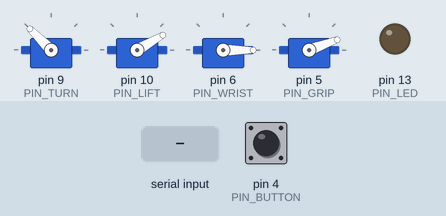
This sketch was run on a simulated Arduino Uno, built with avr-gcc and run on an emulated ATmega328P. Shown: 4 × servo, output pins drawn as LEDs (lit = HIGH). Dashed ring = blinking. Inputs (shaded band) come from the test bench; at power-on: pin 4 (PIN_BUTTON) HIGH. What the sketch prints to the serial monitor is not drawn.

Above: at 2.3 s.
2.4 s: pin 4 (PIN_BUTTON) pulled LOW for 0.15 s
At 4.5 s:
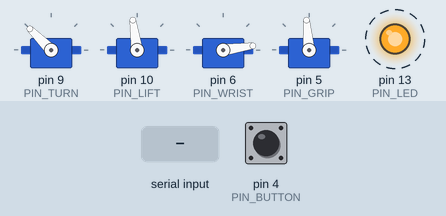
5.4 s: "x90\n" received over Serial
At 6.3 s:
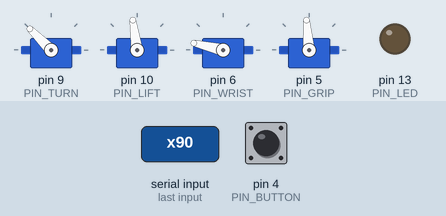
6.9 s: "h90\n" received over Serial
At 8.63 s:
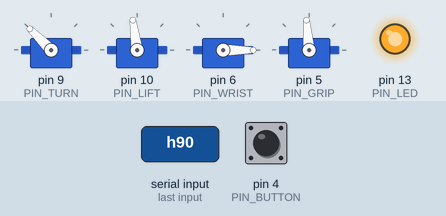
9.9 s: "c90\n" received over Serial
At 10.8 s:
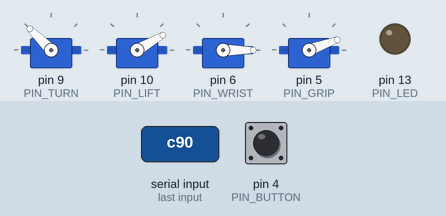
11.6 s: pin 4 (PIN_BUTTON) pulled LOW for 1 s
At 12.68 s:
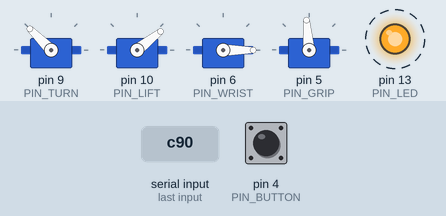
15.6 s: "-\n" received over Serial
Timing chart, 0 to 19.6 s (numbered marks = the images above; inputs shaded):
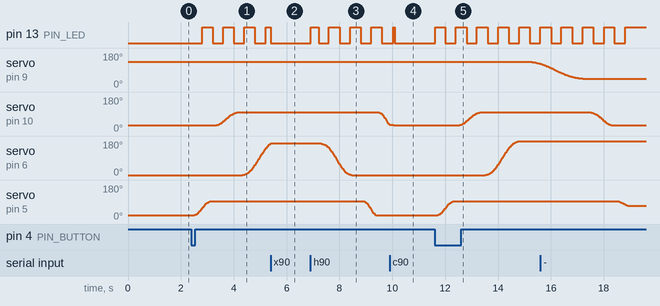

Measured:
- after the input at 2.4 s, pin 13 (PIN_LED): alternates HIGH for 0.39 s and LOW for 0.41 s, starting after 0.41 s; servo on pin 10 (PIN_LIFT): moves from 30° to 98° over 0.81 s, starting after 0.91 s
- after the input at 5.4 s, servo on pin 9 (PIN_TURN): stays 135° (without the input it goes to 134° after 0.55 s); servo on pin 6 (PIN_WRIST): stays 167° (without the input it goes to 169° after 0.02 s)
- after the input at 6.9 s, pin 13 (PIN_LED): LOW → HIGH at once, then repeats every 0.80 s: LOW 0.39 s, HIGH 0.41 s; servo on pin 10 (PIN_LIFT): moves from 98° to 35° over 0.37 s, starting after 2.6 s
- after the input at 9.9 s, pin 13 (PIN_LED): LOW → HIGH after 0.13 s, → LOW 0.07 s later
- after the input at 11.6 s, pin 13 (PIN_LED): alternates HIGH for 0.40 s and LOW for 0.39 s, starting at once; servo on pin 9 (PIN_TURN): moves from 135° to 124° over 0.43 s, starting after 3.5 s

The sketch:

concept_a.ino
```cpp
// ME 2331 Project 2 - Concept A: claw + wrist flip + turntable (4 servos)
//
// One move at a time: grip -> lift -> flip -> turn 90 -> lower -> release.
// Every move eases in and out (slow - fast - slow) so the light can doesn't shake loose.
// Single file, only the built-in Servo library: pastes straight into Tinkercad or Wokwi.
//
// Wiring (see docs/04_wiring.md):
//   D9  turntable servo      D10 lift servo       D6 wrist servo     D5 gripper servo
//   D4  start button to GND  D13 LED (+220 ohm)
// Real robot: Uno on its own 9 V battery; 12 V adapter -> XL4015 buck at 5.8 V -> servos only (docs/04_wiring.md, EE/).
//
// Button: press to run. After DONE, take the can away, then press again to go home.
// (Going home with the can still there would knock it over: the open arms are on both sides.)
//
// Laptop control (USB, 9600 baud, one command per line; viewer/control_panel.html does this for you):
//   s            same as pressing START (run, or go home after DONE)
//   t 135        move one servo to an angle, eased: t = turntable, l = lift, w = wrist, g = gripper
//   h            go to the HOME pose safely, one servo at a time (lift up, wrist, turn, open, lift down)
//   x            stop: hold where it is
//   ?            print the status line
//   c            print the calibration constants and the laptop-move limits ("= NAME value ..." line)
// The Uno reports "@ MODE STEP turn lift wrist grip" while moving and after every change.

#include <Servo.h>

// ---------- Debug ----------
#define PRINT_ANGLES  0     // 1 = print the 4 servo angles (open the Serial Plotter to see the smooth moves)

// ---------- Servo angles (degrees). Find the real values by testing. ----------
const int TURN_START  = 135;   // arm pointing at the start spot
const int TURN_TARGET = 45;    // 90 degrees later, pointing at the target spot
const int LIFT_DOWN   = 30;    // gripper at can mid-height (2.41 in, Coke can)
const int LIFT_UP     = 98;    // 68 deg swing: 0.62 in higher with the bagged horn's last hole (14 mm crank)
const int WRIST_UP    = 0;     // can upright
const int WRIST_FLIP  = 180;   // can upside down
const int GRIP_OPEN   = 20;
const int GRIP_CLOSED = 95;    // just past where the pads touch the can
const int GRIP_RELEASE = 70;   // at the target the gripper is upside down: open only ~25 deg so the
                               // arms clear the can but don't swing down into the base (CAD check)

// ---------- Move times (ms) ----------
const unsigned long ATTACH_GAP_MS = 300;
const unsigned long T_GRIP = 800, T_LIFT = 1000, T_FLIP = 1500, T_TURN = 2500, T_RELEASE = 600;   // turn slowed: 1.5 -> 2.5 s

// ---------- Pins ----------
const int PIN_TURN = 9, PIN_LIFT = 10, PIN_WRIST = 6, PIN_GRIP = 5;
const int PIN_BUTTON = 4, PIN_LED = 13;
// The wrist needs a full 180 deg: a wider pulse range (500-2500 us) lets an MG90S reach it.
const int WRIST_MIN_US = 500, WRIST_MAX_US = 2500;
const int SERVO_MIN_US = 544, SERVO_MAX_US = 2400;   // Servo library defaults (the other three servos)
// Laptop moves: ms per degree. The base carries the whole arm, so it moves slower (90 deg in ~1.6 s).
const unsigned long MS_PER_DEG[4] = {18, 8, 8, 8};   // turn, lift, wrist, grip

Servo turnServo, liftServo, wristServo, gripServo;

// All types first, before any function: the Arduino IDE writes a prototype for every function and puts
// them above the first function in the file, so a type used in a function header must already exist there.
struct Pose { int turn, lift, wrist, grip; };
struct Step { const char* name; Pose to; unsigned long ms; };   // one move: where every servo is at the END
enum Mode { IDLE, RUNNING, DONE, RETURNING, MANUAL };   // MANUAL = moves asked for from the laptop

Pose makePose(int turn, int lift, int wrist, int grip) { Pose p; p.turn = turn; p.lift = lift; p.wrist = wrist; p.grip = grip; return p; }

// The run, one move per step. Each row = where every servo should be at the END of the step.
Step RUN[] = {
  {"GRIP",    {TURN_START,  LIFT_DOWN, WRIST_UP,   GRIP_CLOSED}, T_GRIP},
  {"LIFT",    {TURN_START,  LIFT_UP,   WRIST_UP,   GRIP_CLOSED}, T_LIFT},
  {"FLIP",    {TURN_START,  LIFT_UP,   WRIST_FLIP, GRIP_CLOSED}, T_FLIP},
  {"TURN",    {TURN_TARGET, LIFT_UP,   WRIST_FLIP, GRIP_CLOSED}, T_TURN},
  {"LOWER",   {TURN_TARGET, LIFT_DOWN, WRIST_FLIP, GRIP_CLOSED}, T_LIFT},
  {"RELEASE", {TURN_TARGET, LIFT_DOWN, WRIST_FLIP, GRIP_RELEASE}, T_RELEASE},
};
const int RUN_STEPS = sizeof(RUN) / sizeof(RUN[0]);

// Going home (only after the can is removed): lift, close the arms (open arms would hit the
// table while un-flipping), straighten the wrist, turn back, lower, open. Order checked in CAD.
Step HOMING[] = {
  {"H-LIFT",  {TURN_TARGET, LIFT_UP,   WRIST_FLIP, GRIP_RELEASE}, T_LIFT},
  {"H-CLOSE", {TURN_TARGET, LIFT_UP,   WRIST_FLIP, GRIP_CLOSED},  T_GRIP},
  {"H-WRIST", {TURN_TARGET, LIFT_UP,   WRIST_UP,   GRIP_CLOSED},  T_FLIP},
  {"H-TURN",  {TURN_START,  LIFT_UP,   WRIST_UP,   GRIP_CLOSED},  T_TURN},
  {"H-LOWER", {TURN_START,  LIFT_DOWN, WRIST_UP,   GRIP_CLOSED},  T_LIFT},
  {"H-OPEN",  {TURN_START,  LIFT_DOWN, WRIST_UP,   GRIP_OPEN},    T_GRIP},
};
const int HOME_STEPS = sizeof(HOMING) / sizeof(HOMING[0]);

Mode mode = IDLE;
Step* steps = RUN;
int stepCount = RUN_STEPS, stepIndex = 0;
Pose now, from;
unsigned long stepStart = 0;
Mode afterManual = IDLE;                   // where a laptop move returns to
Step manualSteps[5];                       // built on the fly for laptop moves
// Laptop moves stay inside these angles (a bit past the working angles, not the servo's full travel)
const int LIM[4][2] = {{TURN_TARGET - 10, TURN_START + 10}, {LIFT_DOWN - 5, LIFT_UP + 5}, {0, 180}, {GRIP_OPEN - 10, GRIP_CLOSED + 5}};

// ---------- helpers ----------
float ease(float s) {                      // slow - fast - slow (minimum-jerk curve)
  if (s <= 0) return 0;
  if (s >= 1) return 1;
  return s * s * s * (10 - 15 * s + 6 * s * s);
}

int blend(int a, int b, float e) { return a + (int)((b - a) * e + (b > a ? 0.5 : -0.5)); }

void writePose(const Pose& p) {
  turnServo.write(p.turn);
  liftServo.write(p.lift);
  wristServo.write(p.wrist);
  gripServo.write(p.grip);
}

// During a move: send the in-between angle in microseconds (~10 us per degree) instead of whole degrees,
// so slow moves glide instead of stepping 1 degree at a time.
int usFor(float deg, int lo, int hi) { return lo + (int)((hi - lo) * deg / 180.0 + 0.5); }
float mix(int a, int b, float e) { return a + (b - a) * e; }

void writeSmooth(const Pose& a, const Pose& b, float e) {
  turnServo.writeMicroseconds(usFor(mix(a.turn, b.turn, e), SERVO_MIN_US, SERVO_MAX_US));
  liftServo.writeMicroseconds(usFor(mix(a.lift, b.lift, e), SERVO_MIN_US, SERVO_MAX_US));
  wristServo.writeMicroseconds(usFor(mix(a.wrist, b.wrist, e), WRIST_MIN_US, WRIST_MAX_US));
  gripServo.writeMicroseconds(usFor(mix(a.grip, b.grip, e), SERVO_MIN_US, SERVO_MAX_US));
}

bool buttonPressed() {                     // true once per press (debounced)
  static bool last = false;
  static unsigned long changed = 0;
  bool down = digitalRead(PIN_BUTTON) == LOW;
  if (down != last && millis() - changed > 40) { last = down; changed = millis(); return down; }
  return false;
}

const char* modeName(Mode m) {
  switch (m) { case RUNNING: return "RUNNING"; case DONE: return "DONE"; case RETURNING: return "RETURNING"; case MANUAL: return "MANUAL"; default: return "IDLE"; }
}

void status() {                            // one line the laptop page reads
  Serial.print(F("@ ")); Serial.print(modeName(mode)); Serial.print(' ');
  Serial.print((mode == IDLE || mode == DONE) ? "-" : steps[stepIndex].name); Serial.print(' ');
  Serial.print(now.turn); Serial.print(' '); Serial.print(now.lift); Serial.print(' ');
  Serial.print(now.wrist); Serial.print(' '); Serial.println(now.grip);
}

void config() {                            // calibration constants + move limits, for the laptop page
  Serial.print(F("= TURN_START ")); Serial.print(TURN_START); Serial.print(F(" TURN_TARGET ")); Serial.print(TURN_TARGET);
  Serial.print(F(" LIFT_DOWN ")); Serial.print(LIFT_DOWN); Serial.print(F(" LIFT_UP ")); Serial.print(LIFT_UP);
  Serial.print(F(" WRIST_UP ")); Serial.print(WRIST_UP); Serial.print(F(" WRIST_FLIP ")); Serial.print(WRIST_FLIP);
  Serial.print(F(" GRIP_OPEN ")); Serial.print(GRIP_OPEN); Serial.print(F(" GRIP_CLOSED ")); Serial.print(GRIP_CLOSED);
  Serial.print(F(" GRIP_RELEASE ")); Serial.print(GRIP_RELEASE);
  const char* k = "tlwg";
  for (int i = 0; i < 4; i++) { Serial.print(F(" LIM_")); Serial.print(k[i]); Serial.print(' '); Serial.print(LIM[i][0]); Serial.print(' '); Serial.print(LIM[i][1]); }
  Serial.println();
}

void startSteps(Step* list, int count, Mode m) {
  steps = list; stepCount = count; stepIndex = 0;
  from = now; stepStart = millis(); mode = m;
  Serial.print(F("> ")); Serial.println(steps[0].name);
  status();
}

unsigned long moveMs(int i, int a, int b) {   // MS_PER_DEG for that servo, at least 300 ms: gentle
  unsigned long d = (unsigned long)abs(b - a) * MS_PER_DEG[i];
  return d < 300 ? 300 : d;
}

int clampAngle(int i, int a) { return a < LIM[i][0] ? LIM[i][0] : (a > LIM[i][1] ? LIM[i][1] : a); }

bool atHome() {
  return now.turn == TURN_START && now.lift == LIFT_DOWN && now.wrist == WRIST_UP && now.grip == GRIP_OPEN;
}

// START (button or laptop): run from HOME; after DONE, go home. From anywhere else it refuses,
// because the first step would move several servos at once from an unknown pose.
void pressStart() {
  if (mode == IDLE) {
    if (atHome()) startSteps(RUN, RUN_STEPS, RUNNING);
    else Serial.println(F("Not at HOME: send h (or use the HOME button) first."));
  } else if (mode == DONE) {
    Serial.println(F("Going home (can should be removed).")); startSteps(HOMING, HOME_STEPS, RETURNING);
  } else Serial.println(F("Busy: wait, or x to stop."));
}

// ---------- laptop commands ----------
void command(char c, int value, bool hasValue) {
  bool busy = (mode == RUNNING || mode == RETURNING || mode == MANUAL);
  if (c == '?') { status(); return; }
  if (c == 'c') { config(); return; }
  if (c == 'x') {                          // stop and hold where it is
    mode = IDLE;
    Serial.println(F("Stopped. Send h (home) before starting again.")); status(); return;
  }
  if (c == 's') { pressStart(); return; }  // same as the button
  if (busy) { Serial.println(F("Busy: wait, or x to stop.")); return; }
  afterManual = IDLE;                      // after a laptop move: IDLE (START then needs HOME)
  if (c == 'h') {                          // HOME, one servo at a time
    Pose p = now; int n = 0;
    p.lift = LIFT_UP;     manualSteps[n].name = "M-LIFT";  manualSteps[n].to = p; manualSteps[n++].ms = moveMs(1, now.lift, LIFT_UP);
    p.wrist = WRIST_UP;   manualSteps[n].name = "M-WRIST"; manualSteps[n].to = p; manualSteps[n++].ms = moveMs(2, now.wrist, WRIST_UP);
    p.turn = TURN_START;  manualSteps[n].name = "M-TURN";  manualSteps[n].to = p; manualSteps[n++].ms = moveMs(0, now.turn, TURN_START);
    p.grip = GRIP_OPEN;   manualSteps[n].name = "M-GRIP";  manualSteps[n].to = p; manualSteps[n++].ms = moveMs(3, now.grip, GRIP_OPEN);
    p.lift = LIFT_DOWN;   manualSteps[n].name = "M-LOWER"; manualSteps[n].to = p; manualSteps[n++].ms = moveMs(1, LIFT_UP, LIFT_DOWN);
    startSteps(manualSteps, n, MANUAL);
    return;
  }
  const char* names = "tlwg";
  const char* p = strchr(names, c);
  if (!p || !hasValue) { Serial.println(F("? commands: s, t/l/w/g <angle>, h, x, ?, c")); return; }
  int i = p - names;
  Pose to = now;
  int a = clampAngle(i, value);
  int* field = (i == 0) ? &to.turn : (i == 1) ? &to.lift : (i == 2) ? &to.wrist : &to.grip;
  int was = *field; *field = a;
  manualSteps[0].name = (i == 0) ? "M-TURN" : (i == 1) ? "M-LIFT" : (i == 2) ? "M-WRIST" : "M-GRIP";
  manualSteps[0].to = to; manualSteps[0].ms = moveMs(i, was, a);
  if (a != value) { Serial.print(F("limited to ")); Serial.println(a); }
  startSteps(manualSteps, 1, MANUAL);
}

void readSerial() {                        // "t 135\n" style lines, no String class
  static char buf[16]; static byte len = 0;
  while (Serial.available()) {
    char ch = Serial.read();
    if (ch == '\r') continue;
    if (ch == '\n') {
      buf[len] = 0; len = 0;
      char* q = buf; while (*q == ' ') q++;
      if (!*q) continue;
      char c = *q++;
      while (*q == ' ') q++;
      bool hasValue = (*q >= '0' && *q <= '9') || *q == '-';
      command(c, hasValue ? atoi(q) : 0, hasValue);
    } else if (len < sizeof(buf) - 1) buf[len++] = ch;
  }
}

// ---------- setup / loop ----------
void setup() {
  Serial.begin(9600);
  pinMode(PIN_BUTTON, INPUT_PULLUP);
  pinMode(PIN_LED, OUTPUT);
  now = makePose(TURN_START, LIFT_DOWN, WRIST_UP, GRIP_OPEN);
  writePose(now);                          // set the angle before attach so nothing jumps
  // Attach one servo at a time: if the robot was left away from home, only one servo jumps
  // (and pulls stall current) at once, not all 4 (4.8 A). See EE/README.md.
  turnServo.attach(PIN_TURN);                                  delay(ATTACH_GAP_MS);
  liftServo.attach(PIN_LIFT);                                  delay(ATTACH_GAP_MS);
  wristServo.attach(PIN_WRIST, WRIST_MIN_US, WRIST_MAX_US);    delay(ATTACH_GAP_MS);
  gripServo.attach(PIN_GRIP);
  writePose(now);
  Serial.println(F("Concept A ready. Press the button (or send s) to start."));
  config();
  status();
}

void loop() {
  bool pressed = buttonPressed();
  readSerial();
#ifdef AUTO_START
  static bool autoDone = false;            // headless test only: press once after 1 s
  if (!autoDone && millis() > 1000) { pressed = true; autoDone = true; }
#endif

  // LED: off = idle, blinking = moving, on = done
  unsigned long t = millis();
  digitalWrite(PIN_LED, mode == DONE ? HIGH : (mode == IDLE ? LOW : (t / 400) % 2));
  static unsigned long lastReport = 0;     // live angles for the laptop page while moving
  if ((mode == RUNNING || mode == RETURNING || mode == MANUAL) && t - lastReport >= 100) { lastReport = t; status(); }

  switch (mode) {
    case IDLE:
    case DONE:
      if (pressed) pressStart();
      break;

    case MANUAL:

    case RUNNING:
    case RETURNING: {
      Step& st = steps[stepIndex];
      Pose to = st.to;
      float e = ease((float)(millis() - stepStart) / st.ms);
      now = makePose(blend(from.turn, to.turn, e), blend(from.lift, to.lift, e),
                     blend(from.wrist, to.wrist, e), blend(from.grip, to.grip, e));

      writeSmooth(from, to, e);                          // fine steps; "now" (whole degrees) is for the status line
#if PRINT_ANGLES
      Serial.print(now.turn); Serial.print(' '); Serial.print(now.lift); Serial.print(' ');
      Serial.print(now.wrist); Serial.print(' '); Serial.println(now.grip);
#endif

      if (e >= 1) {                                      // step finished
        from = to; now = to;
        if (++stepIndex >= stepCount) {
          if (mode == MANUAL) { mode = afterManual; Serial.println(F("Moved.")); }
          else {
            mode = (mode == RUNNING) ? DONE : IDLE;
            Serial.println(mode == DONE ? F("DONE: can is upside down at the target.") : F("Home."));
          }
          status();
        } else {
          stepStart = millis();
          Serial.print(F("> ")); Serial.println(steps[stepIndex].name);
        }
      }
      break;
    }
  }
  delay(10);   // ~100 updates per second is plenty for hobby servos
}
```
